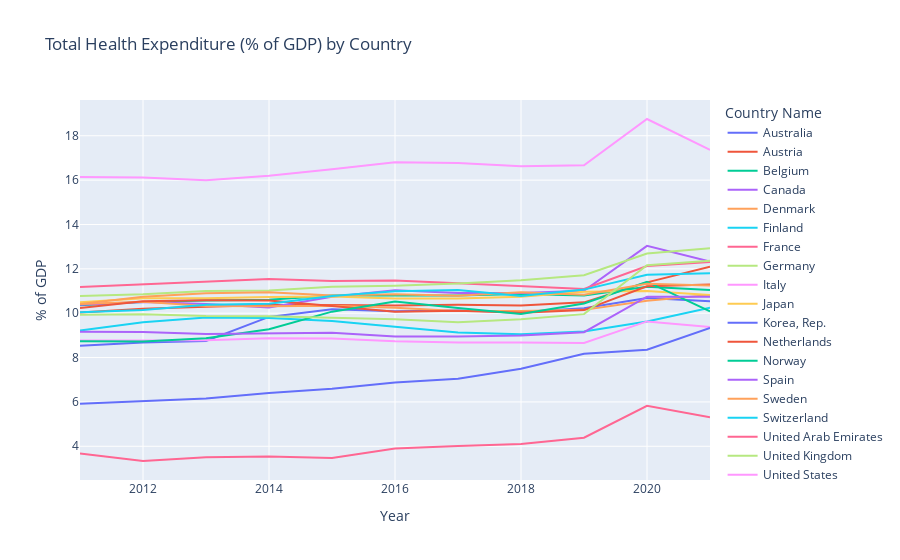
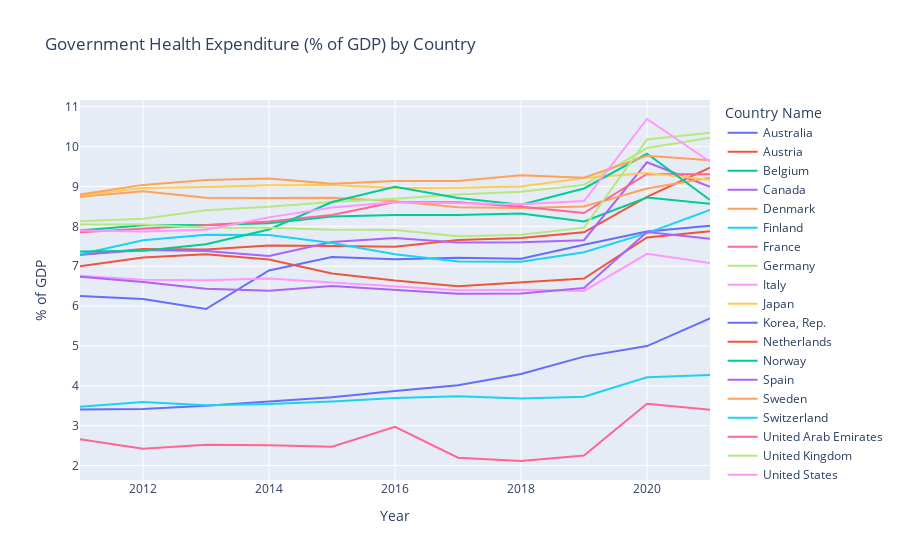
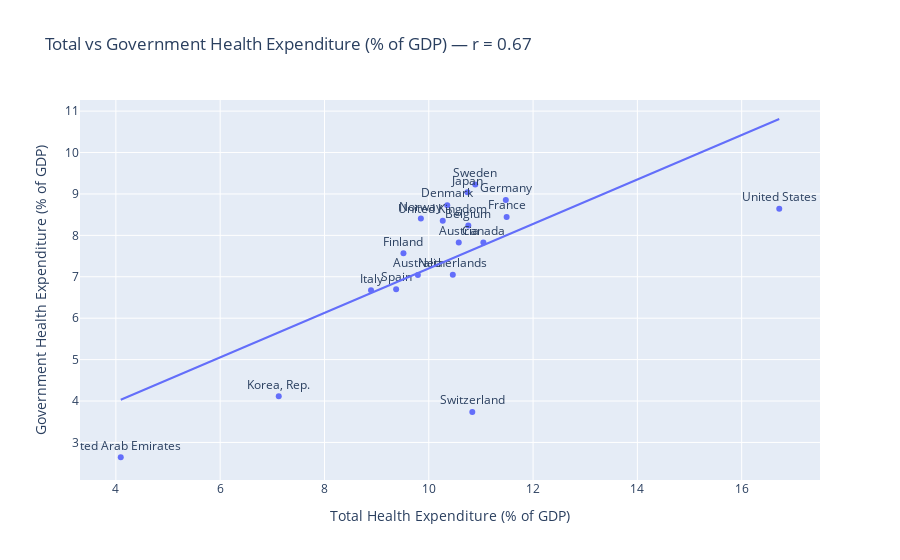

Notebook cell for these charts, in order:
### Markdown cell above
## 3.2. Regressions

### Code cell
# --- 라인 그래프들 ---
fig1 = px.line(
    df, x="Time", y="GDP_Total_HealthExp", color="Country Name",
    title="Total Health Expenditure (% of GDP) by Country",
    labels={"GDP_Total_HealthExp": "% of GDP", "Time": "Year"}
)
fig1.show()

fig2 = px.line(
    df, x="Time", y="GDP_GovHealthExp", color="Country Name",
    title="Government Health Expenditure (% of GDP) by Country",
    labels={"GDP_GovHealthExp": "% of GDP", "Time": "Year"}
)
fig2.show()


# --- 스캐터: Total vs Gov Health Exp (국가 평균) ---
country_avg = (
    df.groupby("Country Name")[["GDP_Total_HealthExp", "GDP_GovHealthExp"]]
      .mean(numeric_only=True)
      .dropna()
      .reset_index()
)
corr_val = country_avg["GDP_Total_HealthExp"].corr(country_avg["GDP_GovHealthExp"])
fig_scatter = px.scatter(
    country_avg,
    x="GDP_Total_HealthExp",
    y="GDP_GovHealthExp",
    text="Country Name",         # <- 인덱스 배열 대신 컬럼명 사용
    trendline="ols",             # statsmodels 미설치면 이 줄 제거
    title=f"Total vs Government Health Expenditure (% of GDP) — r = {corr_val:.2f}",
    labels={
        "GDP_Total_HealthExp": "Total Health Expenditure (% of GDP)",
        "GDP_GovHealthExp": "Government Health Expenditure (% of GDP)"
    }
)
fig_scatter.update_traces(textposition="top center")
fig_scatter.show()

### Figure 1 — Plotly figure (JSON) as saved in the notebook; plotly's stock layout.template omitted (floating-point values rounded to 4 significant figures)
{"data": [{"hovertemplate": "Country Name=Australia<br>Year=%{x}<br>% of GDP=%{y}<extra></extra>", "legendgroup": "Australia", "line": {"color": "#636efa", "dash": "solid"}, "marker": {"symbol": "circle"}, "mode": "lines", "name": "Australia", "orientation": "v", "showlegend": true, "type": "scatter", "x": [2011, 2012, 2013, 2014, 2015, 2016, 2017, 2018, 2019, 2020, 2021], "xaxis": "x", "y": [8.537, 8.675, 8.751, 9.834, 10.18, 10.09, 10.12, 10.06, 10.22, 10.68, 10.54], "yaxis": "y"}, {"hovertemplate": "Country Name=Austria<br>Year=%{x}<br>% of GDP=%{y}<extra></extra>", "legendgroup": "Austria", "line": {"color": "#EF553B", "dash": "solid"}, "marker": {"symbol": "circle"}, "mode": "lines", "name": "Austria", "orientation": "v", "showlegend": true, "type": "scatter", "x": [2011, 2012, 2013, 2014, 2015, 2016, 2017, 2018, 2019, 2020, 2021], "xaxis": "x", "y": [10.03, 10.2, 10.29, 10.37, 10.37, 10.35, 10.38, 10.35, 10.49, 11.39, 12.1], "yaxis": "y"}, {"hovertemplate": "Country Name=Belgium<br>Year=%{x}<br>% of GDP=%{y}<extra></extra>", "legendgroup": "Belgium", "line": {"color": "#00cc96", "dash": "solid"}, "marker": {"symbol": "circle"}, "mode": "lines", "name": "Belgium", "orientation": "v", "showlegend": true, "type": "scatter", "x": [2011, 2012, 2013, 2014, 2015, 2016, 2017, 2018, 2019, 2020, 2021], "xaxis": "x", "y": [10.36, 10.5, 10.58, 10.61, 10.8, 10.79, 10.8, 10.86, 10.79, 11.2, 11.04], "yaxis": "y"}, {"hovertemplate": "Country Name=Canada<br>Year=%{x}<br>% of GDP=%{y}<extra></extra>", "legendgroup": "Canada", "line": {"color": "#ab63fa", "dash": "solid"}, "marker": {"symbol": "circle"}, "mode": "lines", "name": "Canada", "orientation": "v", "showlegend": true, "type": "scatter", "x": [2011, 2012, 2013, 2014, 2015, 2016, 2017, 2018, 2019, 2020, 2021], "xaxis": "x", "y": [10.38, 10.51, 10.41, 10.26, 10.74, 11.03, 10.91, 10.91, 11.01, 13.04, 12.33], "yaxis": "y"}, {"hovertemplate": "Country Name=Denmark<br>Year=%{x}<br>% of GDP=%{y}<extra></extra>", "legendgroup": "Denmark", "line": {"color": "#FFA15A", "dash": "solid"}, "marker": {"symbol": "circle"}, "mode": "lines", "name": "Denmark", "orientation": "v", "showlegend": true, "type": "scatter", "x": [2011, 2012, 2013, 2014, 2015, 2016, 2017, 2018, 2019, 2020, 2021], "xaxis": "x", "y": [10.41, 10.52, 10.33, 10.31, 10.34, 10.25, 10.1, 10.1, 10.15, 10.56, 10.82], "yaxis": "y"}, {"hovertemplate": "Country Name=Finland<br>Year=%{x}<br>% of GDP=%{y}<extra></extra>", "legendgroup": "Finland", "line": {"color": "#19d3f3", "dash": "solid"}, "marker": {"symbol": "circle"}, "mode": "lines", "name": "Finland", "orientation": "v", "showlegend": true, "type": "scatter", "x": [2011, 2012, 2013, 2014, 2015, 2016, 2017, 2018, 2019, 2020, 2021], "xaxis": "x", "y": [9.22, 9.59, 9.81, 9.78, 9.65, 9.38, 9.13, 9.05, 9.17, 9.63, 10.25], "yaxis": "y"}, {"hovertemplate": "Country Name=France<br>Year=%{x}<br>% of GDP=%{y}<extra></extra>", "legendgroup": "France", "line": {"color": "#FF6692", "dash": "solid"}, "marker": {"symbol": "circle"}, "mode": "lines", "name": "France", "orientation": "v", "showlegend": true, "type": "scatter", "x": [2011, 2012, 2013, 2014, 2015, 2016, 2017, 2018, 2019, 2020, 2021], "xaxis": "x", "y": [11.18, 11.3, 11.4, 11.54, 11.45, 11.47, 11.35, 11.21, 11.09, 12.13, 12.31], "yaxis": "y"}, {"hovertemplate": "Country Name=Germany<br>Year=%{x}<br>% of GDP=%{y}<extra></extra>", "legendgroup": "Germany", "line": {"color": "#B6E880", "dash": "solid"}, "marker": {"symbol": "circle"}, "mode": "lines", "name": "Germany", "orientation": "v", "showlegend": true, "type": "scatter", "x": [2011, 2012, 2013, 2014, 2015, 2016, 2017, 2018, 2019, 2020, 2021], "xaxis": "x", "y": [10.78, 10.85, 11.0, 11.03, 11.19, 11.24, 11.34, 11.48, 11.72, 12.69, 12.93], "yaxis": "y"}, {"hovertemplate": "Country Name=Italy<br>Year=%{x}<br>% of GDP=%{y}<extra></extra>", "legendgroup": "Italy", "line": {"color": "#FF97FF", "dash": "solid"}, "marker": {"symbol": "circle"}, "mode": "lines", "name": "Italy", "orientation": "v", "showlegend": true, "type": "scatter", "x": [2011, 2012, 2013, 2014, 2015, 2016, 2017, 2018, 2019, 2020, 2021], "xaxis": "x", "y": [8.77, 8.78, 8.78, 8.87, 8.86, 8.73, 8.68, 8.68, 8.66, 9.63, 9.38], "yaxis": "y"}, {"hovertemplate": "Country Name=Japan<br>Year=%{x}<br>% of GDP=%{y}<extra></extra>", "legendgroup": "Japan", "line": {"color": "#FECB52", "dash": "solid"}, "marker": {"symbol": "circle"}, "mode": "lines", "name": "Japan", "orientation": "v", "showlegend": true, "type": "scatter", "x": [2011, 2012, 2013, 2014, 2015, 2016, 2017, 2018, 2019, 2020, 2021], "xaxis": "x", "y": [10.49, 10.67, 10.67, 10.73, 10.75, 10.66, 10.66, 10.74, 10.97, 11.0, 10.82], "yaxis": "y"}, {"hovertemplate": "Country Name=Korea, Rep.<br>Year=%{x}<br>% of GDP=%{y}<extra></extra>", "legendgroup": "Korea, Rep.", "line": {"color": "#636efa", "dash": "solid"}, "marker": {"symbol": "circle"}, "mode": "lines", "name": "Korea, Rep.", "orientation": "v", "showlegend": true, "type": "scatter", "x": [2011, 2012, 2013, 2014, 2015, 2016, 2017, 2018, 2019, 2020, 2021], "xaxis": "x", "y": [5.915, 6.033, 6.151, 6.404, 6.589, 6.87, 7.047, 7.491, 8.175, 8.35, 9.331], "yaxis": "y"}, {"hovertemplate": "Country Name=Netherlands<br>Year=%{x}<br>% of GDP=%{y}<extra></extra>", "legendgroup": "Netherlands", "line": {"color": "#EF553B", "dash": "solid"}, "marker": {"symbol": "circle"}, "mode": "lines", "name": "Netherlands", "orientation": "v", "showlegend": true, "type": "scatter", "x": [2011, 2012, 2013, 2014, 2015, 2016, 2017, 2018, 2019, 2020, 2021], "xaxis": "x", "y": [10.23, 10.54, 10.58, 10.57, 10.32, 10.06, 10.11, 10.02, 10.14, 11.21, 11.29], "yaxis": "y"}, {"hovertemplate": "Country Name=Norway<br>Year=%{x}<br>% of GDP=%{y}<extra></extra>", "legendgroup": "Norway", "line": {"color": "#00cc96", "dash": "solid"}, "marker": {"symbol": "circle"}, "mode": "lines", "name": "Norway", "orientation": "v", "showlegend": true, "type": "scatter", "x": [2011, 2012, 2013, 2014, 2015, 2016, 2017, 2018, 2019, 2020, 2021], "xaxis": "x", "y": [8.73, 8.72, 8.87, 9.28, 10.07, 10.53, 10.23, 9.96, 10.44, 11.42, 10.08], "yaxis": "y"}, {"hovertemplate": "Country Name=Spain<br>Year=%{x}<br>% of GDP=%{y}<extra></extra>", "legendgroup": "Spain", "line": {"color": "#ab63fa", "dash": "solid"}, "marker": {"symbol": "circle"}, "mode": "lines", "name": "Spain", "orientation": "v", "showlegend": true, "type": "scatter", "x": [2011, 2012, 2013, 2014, 2015, 2016, 2017, 2018, 2019, 2020, 2021], "xaxis": "x", "y": [9.168, 9.154, 9.064, 9.085, 9.122, 8.947, 8.945, 8.997, 9.146, 10.75, 10.74], "yaxis": "y"}, {"hovertemplate": "Country Name=Sweden<br>Year=%{x}<br>% of GDP=%{y}<extra></extra>", "legendgroup": "Sweden", "line": {"color": "#FFA15A", "dash": "solid"}, "marker": {"symbol": "circle"}, "mode": "lines", "name": "Sweden", "orientation": "v", "showlegend": true, "type": "scatter", "x": [2011, 2012, 2013, 2014, 2015, 2016, 2017, 2018, 2019, 2020, 2021], "xaxis": "x", "y": [10.42, 10.74, 10.9, 10.95, 10.8, 10.85, 10.79, 10.94, 10.83, 11.33, 11.25], "yaxis": "y"}, {"hovertemplate": "Country Name=Switzerland<br>Year=%{x}<br>% of GDP=%{y}<extra></extra>", "legendgroup": "Switzerland", "line": {"color": "#19d3f3", "dash": "solid"}, "marker": {"symbol": "circle"}, "mode": "lines", "name": "Switzerland", "orientation": "v", "showlegend": true, "type": "scatter", "x": [2011, 2012, 2013, 2014, 2015, 2016, 2017, 2018, 2019, 2020, 2021], "xaxis": "x", "y": [10.05, 10.14, 10.38, 10.43, 10.78, 10.99, 11.05, 10.77, 11.06, 11.73, 11.8], "yaxis": "y"}, {"hovertemplate": "Country Name=United Arab Emirates<br>Year=%{x}<br>% of GDP=%{y}<extra></extra>", "legendgroup": "United Arab Emirates", "line": {"color": "#FF6692", "dash": "solid"}, "marker": {"symbol": "circle"}, "mode": "lines", "name": "United Arab Emirates", "orientation": "v", "showlegend": true, "type": "scatter", "x": [2011, 2012, 2013, 2014, 2015, 2016, 2017, 2018, 2019, 2020, 2021], "xaxis": "x", "y": [3.67, 3.336, 3.502, 3.534, 3.466, 3.896, 4.009, 4.099, 4.386, 5.825, 5.307], "yaxis": "y"}, {"hovertemplate": "Country Name=United Kingdom<br>Year=%{x}<br>% of GDP=%{y}<extra></extra>", "legendgroup": "United Kingdom", "line": {"color": "#B6E880", "dash": "solid"}, "marker": {"symbol": "circle"}, "mode": "lines", "name": "United Kingdom", "orientation": "v", "showlegend": true, "type": "scatter", "x": [2011, 2012, 2013, 2014, 2015, 2016, 2017, 2018, 2019, 2020, 2021], "xaxis": "x", "y": [9.925, 9.953, 9.873, 9.862, 9.798, 9.729, 9.596, 9.731, 9.958, 12.16, 12.36], "yaxis": "y"}, {"hovertemplate": "Country Name=United States<br>Year=%{x}<br>% of GDP=%{y}<extra></extra>", "legendgroup": "United States", "line": {"color": "#FF97FF", "dash": "solid"}, "marker": {"symbol": "circle"}, "mode": "lines", "name": "United States", "orientation": "v", "showlegend": true, "type": "scatter", "x": [2011, 2012, 2013, 2014, 2015, 2016, 2017, 2018, 2019, 2020, 2021], "xaxis": "x", "y": [16.14, 16.12, 15.99, 16.2, 16.49, 16.8, 16.77, 16.63, 16.67, 18.76, 17.36], "yaxis": "y"}], "layout": {"legend": {"title": {"text": "Country Name"}, "tracegroupgap": 0}, "title": {"text": "Total Health Expenditure (% of GDP) by Country"}, "xaxis": {"anchor": "y", "domain": [0, 1], "title": {"text": "Year"}}, "yaxis": {"anchor": "x", "domain": [0, 1], "title": {"text": "% of GDP"}}}}

### Figure 2 — Plotly figure (JSON) as saved in the notebook; plotly's stock layout.template omitted (floating-point values rounded to 4 significant figures)
{"data": [{"hovertemplate": "Country Name=Australia<br>Year=%{x}<br>% of GDP=%{y}<extra></extra>", "legendgroup": "Australia", "line": {"color": "#636efa", "dash": "solid"}, "marker": {"symbol": "circle"}, "mode": "lines", "name": "Australia", "orientation": "v", "showlegend": true, "type": "scatter", "x": [2011, 2012, 2013, 2014, 2015, 2016, 2017, 2018, 2019, 2020, 2021], "xaxis": "x", "y": [6.255, 6.179, 5.927, 6.895, 7.232, 7.176, 7.213, 7.19, 7.536, 7.872, 8.017], "yaxis": "y"}, {"hovertemplate": "Country Name=Austria<br>Year=%{x}<br>% of GDP=%{y}<extra></extra>", "legendgroup": "Austria", "line": {"color": "#EF553B", "dash": "solid"}, "marker": {"symbol": "circle"}, "mode": "lines", "name": "Austria", "orientation": "v", "showlegend": true, "type": "scatter", "x": [2011, 2012, 2013, 2014, 2015, 2016, 2017, 2018, 2019, 2020, 2021], "xaxis": "x", "y": [7.29, 7.43, 7.42, 7.52, 7.51, 7.49, 7.66, 7.71, 7.85, 8.74, 9.47], "yaxis": "y"}, {"hovertemplate": "Country Name=Belgium<br>Year=%{x}<br>% of GDP=%{y}<extra></extra>", "legendgroup": "Belgium", "line": {"color": "#00cc96", "dash": "solid"}, "marker": {"symbol": "circle"}, "mode": "lines", "name": "Belgium", "orientation": "v", "showlegend": true, "type": "scatter", "x": [2011, 2012, 2013, 2014, 2015, 2016, 2017, 2018, 2019, 2020, 2021], "xaxis": "x", "y": [7.895, 8.03, 8.037, 8.076, 8.247, 8.287, 8.286, 8.32, 8.121, 8.723, 8.569], "yaxis": "y"}, {"hovertemplate": "Country Name=Canada<br>Year=%{x}<br>% of GDP=%{y}<extra></extra>", "legendgroup": "Canada", "line": {"color": "#ab63fa", "dash": "solid"}, "marker": {"symbol": "circle"}, "mode": "lines", "name": "Canada", "orientation": "v", "showlegend": true, "type": "scatter", "x": [2011, 2012, 2013, 2014, 2015, 2016, 2017, 2018, 2019, 2020, 2021], "xaxis": "x", "y": [7.289, 7.409, 7.383, 7.257, 7.607, 7.705, 7.593, 7.599, 7.652, 9.606, 8.994], "yaxis": "y"}, {"hovertemplate": "Country Name=Denmark<br>Year=%{x}<br>% of GDP=%{y}<extra></extra>", "legendgroup": "Denmark", "line": {"color": "#FFA15A", "dash": "solid"}, "marker": {"symbol": "circle"}, "mode": "lines", "name": "Denmark", "orientation": "v", "showlegend": true, "type": "scatter", "x": [2011, 2012, 2013, 2014, 2015, 2016, 2017, 2018, 2019, 2020, 2021], "xaxis": "x", "y": [8.74, 8.88, 8.72, 8.71, 8.72, 8.63, 8.48, 8.46, 8.5, 8.95, 9.22], "yaxis": "y"}, {"hovertemplate": "Country Name=Finland<br>Year=%{x}<br>% of GDP=%{y}<extra></extra>", "legendgroup": "Finland", "line": {"color": "#19d3f3", "dash": "solid"}, "marker": {"symbol": "circle"}, "mode": "lines", "name": "Finland", "orientation": "v", "showlegend": true, "type": "scatter", "x": [2011, 2012, 2013, 2014, 2015, 2016, 2017, 2018, 2019, 2020, 2021], "xaxis": "x", "y": [7.3, 7.65, 7.79, 7.78, 7.58, 7.3, 7.12, 7.11, 7.35, 7.83, 8.41], "yaxis": "y"}, {"hovertemplate": "Country Name=France<br>Year=%{x}<br>% of GDP=%{y}<extra></extra>", "legendgroup": "France", "line": {"color": "#FF6692", "dash": "solid"}, "marker": {"symbol": "circle"}, "mode": "lines", "name": "France", "orientation": "v", "showlegend": true, "type": "scatter", "x": [2011, 2012, 2013, 2014, 2015, 2016, 2017, 2018, 2019, 2020, 2021], "xaxis": "x", "y": [7.852, 7.941, 8.018, 8.124, 8.282, 8.613, 8.605, 8.494, 8.334, 9.313, 9.307], "yaxis": "y"}, {"hovertemplate": "Country Name=Germany<br>Year=%{x}<br>% of GDP=%{y}<extra></extra>", "legendgroup": "Germany", "line": {"color": "#B6E880", "dash": "solid"}, "marker": {"symbol": "circle"}, "mode": "lines", "name": "Germany", "orientation": "v", "showlegend": true, "type": "scatter", "x": [2011, 2012, 2013, 2014, 2015, 2016, 2017, 2018, 2019, 2020, 2021], "xaxis": "x", "y": [8.128, 8.188, 8.405, 8.492, 8.614, 8.691, 8.797, 8.87, 9.04, 9.964, 10.22], "yaxis": "y"}, {"hovertemplate": "Country Name=Italy<br>Year=%{x}<br>% of GDP=%{y}<extra></extra>", "legendgroup": "Italy", "line": {"color": "#FF97FF", "dash": "solid"}, "marker": {"symbol": "circle"}, "mode": "lines", "name": "Italy", "orientation": "v", "showlegend": true, "type": "scatter", "x": [2011, 2012, 2013, 2014, 2015, 2016, 2017, 2018, 2019, 2020, 2021], "xaxis": "x", "y": [6.76, 6.66, 6.65, 6.69, 6.59, 6.49, 6.4, 6.41, 6.38, 7.31, 7.08], "yaxis": "y"}, {"hovertemplate": "Country Name=Japan<br>Year=%{x}<br>% of GDP=%{y}<extra></extra>", "legendgroup": "Japan", "line": {"color": "#FECB52", "dash": "solid"}, "marker": {"symbol": "circle"}, "mode": "lines", "name": "Japan", "orientation": "v", "showlegend": true, "type": "scatter", "x": [2011, 2012, 2013, 2014, 2015, 2016, 2017, 2018, 2019, 2020, 2021], "xaxis": "x", "y": [8.78, 8.96, 8.99, 9.03, 9.04, 8.96, 8.97, 9.0, 9.21, 9.34, 9.17], "yaxis": "y"}, {"hovertemplate": "Country Name=Korea, Rep.<br>Year=%{x}<br>% of GDP=%{y}<extra></extra>", "legendgroup": "Korea, Rep.", "line": {"color": "#636efa", "dash": "solid"}, "marker": {"symbol": "circle"}, "mode": "lines", "name": "Korea, Rep.", "orientation": "v", "showlegend": true, "type": "scatter", "x": [2011, 2012, 2013, 2014, 2015, 2016, 2017, 2018, 2019, 2020, 2021], "xaxis": "x", "y": [3.406, 3.419, 3.503, 3.602, 3.711, 3.871, 4.012, 4.298, 4.732, 4.996, 5.692], "yaxis": "y"}, {"hovertemplate": "Country Name=Netherlands<br>Year=%{x}<br>% of GDP=%{y}<extra></extra>", "legendgroup": "Netherlands", "line": {"color": "#EF553B", "dash": "solid"}, "marker": {"symbol": "circle"}, "mode": "lines", "name": "Netherlands", "orientation": "v", "showlegend": true, "type": "scatter", "x": [2011, 2012, 2013, 2014, 2015, 2016, 2017, 2018, 2019, 2020, 2021], "xaxis": "x", "y": [7.0, 7.22, 7.3, 7.17, 6.82, 6.64, 6.5, 6.59, 6.69, 7.72, 7.88], "yaxis": "y"}, {"hovertemplate": "Country Name=Norway<br>Year=%{x}<br>% of GDP=%{y}<extra></extra>", "legendgroup": "Norway", "line": {"color": "#00cc96", "dash": "solid"}, "marker": {"symbol": "circle"}, "mode": "lines", "name": "Norway", "orientation": "v", "showlegend": true, "type": "scatter", "x": [2011, 2012, 2013, 2014, 2015, 2016, 2017, 2018, 2019, 2020, 2021], "xaxis": "x", "y": [7.37, 7.39, 7.55, 7.92, 8.61, 8.99, 8.71, 8.54, 8.95, 9.82, 8.66], "yaxis": "y"}, {"hovertemplate": "Country Name=Spain<br>Year=%{x}<br>% of GDP=%{y}<extra></extra>", "legendgroup": "Spain", "line": {"color": "#ab63fa", "dash": "solid"}, "marker": {"symbol": "circle"}, "mode": "lines", "name": "Spain", "orientation": "v", "showlegend": true, "type": "scatter", "x": [2011, 2012, 2013, 2014, 2015, 2016, 2017, 2018, 2019, 2020, 2021], "xaxis": "x", "y": [6.737, 6.601, 6.436, 6.383, 6.505, 6.402, 6.307, 6.318, 6.452, 7.86, 7.69], "yaxis": "y"}, {"hovertemplate": "Country Name=Sweden<br>Year=%{x}<br>% of GDP=%{y}<extra></extra>", "legendgroup": "Sweden", "line": {"color": "#FFA15A", "dash": "solid"}, "marker": {"symbol": "circle"}, "mode": "lines", "name": "Sweden", "orientation": "v", "showlegend": true, "type": "scatter", "x": [2011, 2012, 2013, 2014, 2015, 2016, 2017, 2018, 2019, 2020, 2021], "xaxis": "x", "y": [8.8, 9.04, 9.16, 9.2, 9.07, 9.14, 9.14, 9.28, 9.22, 9.77, 9.66], "yaxis": "y"}, {"hovertemplate": "Country Name=Switzerland<br>Year=%{x}<br>% of GDP=%{y}<extra></extra>", "legendgroup": "Switzerland", "line": {"color": "#19d3f3", "dash": "solid"}, "marker": {"symbol": "circle"}, "mode": "lines", "name": "Switzerland", "orientation": "v", "showlegend": true, "type": "scatter", "x": [2011, 2012, 2013, 2014, 2015, 2016, 2017, 2018, 2019, 2020, 2021], "xaxis": "x", "y": [3.473, 3.596, 3.51, 3.541, 3.608, 3.692, 3.738, 3.684, 3.724, 4.213, 4.274], "yaxis": "y"}, {"hovertemplate": "Country Name=United Arab Emirates<br>Year=%{x}<br>% of GDP=%{y}<extra></extra>", "legendgroup": "United Arab Emirates", "line": {"color": "#FF6692", "dash": "solid"}, "marker": {"symbol": "circle"}, "mode": "lines", "name": "United Arab Emirates", "orientation": "v", "showlegend": true, "type": "scatter", "x": [2011, 2012, 2013, 2014, 2015, 2016, 2017, 2018, 2019, 2020, 2021], "xaxis": "x", "y": [2.658, 2.42, 2.521, 2.508, 2.47, 2.972, 2.197, 2.114, 2.253, 3.552, 3.402], "yaxis": "y"}, {"hovertemplate": "Country Name=United Kingdom<br>Year=%{x}<br>% of GDP=%{y}<extra></extra>", "legendgroup": "United Kingdom", "line": {"color": "#B6E880", "dash": "solid"}, "marker": {"symbol": "circle"}, "mode": "lines", "name": "United Kingdom", "orientation": "v", "showlegend": true, "type": "scatter", "x": [2011, 2012, 2013, 2014, 2015, 2016, 2017, 2018, 2019, 2020, 2021], "xaxis": "x", "y": [8.047, 8.047, 7.963, 7.964, 7.916, 7.908, 7.751, 7.792, 7.968, 10.18, 10.35], "yaxis": "y"}, {"hovertemplate": "Country Name=United States<br>Year=%{x}<br>% of GDP=%{y}<extra></extra>", "legendgroup": "United States", "line": {"color": "#FF97FF", "dash": "solid"}, "marker": {"symbol": "circle"}, "mode": "lines", "name": "United States", "orientation": "v", "showlegend": true, "type": "scatter", "x": [2011, 2012, 2013, 2014, 2015, 2016, 2017, 2018, 2019, 2020, 2021], "xaxis": "x", "y": [7.898, 7.871, 7.915, 8.225, 8.473, 8.602, 8.58, 8.555, 8.634, 10.69, 9.619], "yaxis": "y"}], "layout": {"legend": {"title": {"text": "Country Name"}, "tracegroupgap": 0}, "title": {"text": "Government Health Expenditure (% of GDP) by Country"}, "xaxis": {"anchor": "y", "domain": [0, 1], "title": {"text": "Year"}}, "yaxis": {"anchor": "x", "domain": [0, 1], "title": {"text": "% of GDP"}}}}

### Figure 3 — Plotly figure (JSON) as saved in the notebook; plotly's stock layout.template omitted (floating-point values rounded to 4 significant figures)
{"data": [{"hovertemplate": "Total Health Expenditure (% of GDP)=%{x}<br>Government Health Expenditure (% of GDP)=%{y}<br>Country Name=%{text}<extra></extra>", "legendgroup": "", "marker": {"color": "#636efa", "symbol": "circle"}, "mode": "markers+text", "name": "", "orientation": "v", "showlegend": false, "text": ["Australia", "Austria", "Belgium", "Canada", "Denmark", "Finland", "France", "Germany", "Italy", "Japan", "Korea, Rep.", "Netherlands", "Norway", "Spain", "Sweden", "Switzerland", "United Arab Emirates", "United Kingdom", "United States"], "textposition": "top center", "type": "scatter", "x": [9.791, 10.57, 10.76, 11.05, 10.35, 9.515, 11.49, 11.48, 8.893, 10.74, 7.123, 10.46, 9.848, 9.374, 10.89, 10.83, 4.094, 10.27, 16.72], "xaxis": "x", "y": [7.045, 7.826, 8.235, 7.827, 8.728, 7.565, 8.444, 8.856, 6.675, 9.041, 4.113, 7.048, 8.41, 6.699, 9.225, 3.732, 2.642, 8.353, 8.642], "yaxis": "y"}, {"hovertemplate": "<b>OLS trendline</b><br>GDP_GovHealthExp = 0.536916 * GDP_Total_HealthExp + 1.83198<br>R<sup>2</sup>=0.444893<br><br>Total Health Expenditure (% of GDP)=%{x}<br>Government Health Expenditure (% of GDP)=%{y} <b>(trend)</b><extra></extra>", "legendgroup": "", "marker": {"color": "#636efa", "symbol": "circle"}, "mode": "lines", "name": "", "showlegend": false, "textposition": "top center", "type": "scatter", "x": [4.094, 7.123, 8.893, 9.374, 9.515, 9.791, 9.848, 10.27, 10.35, 10.46, 10.57, 10.74, 10.76, 10.83, 10.89, 11.05, 11.48, 11.49, 16.72], "xaxis": "x", "y": [4.03, 5.657, 6.607, 6.865, 6.94, 7.089, 7.12, 7.345, 7.391, 7.449, 7.51, 7.599, 7.608, 7.649, 7.679, 7.763, 7.994, 8.003, 10.81], "yaxis": "y"}], "layout": {"legend": {"tracegroupgap": 0}, "title": {"text": "Total vs Government Health Expenditure (% of GDP) — r = 0.67"}, "xaxis": {"anchor": "y", "domain": [0, 1], "title": {"text": "Total Health Expenditure (% of GDP)"}}, "yaxis": {"anchor": "x", "domain": [0, 1], "title": {"text": "Government Health Expenditure (% of GDP)"}}}}
